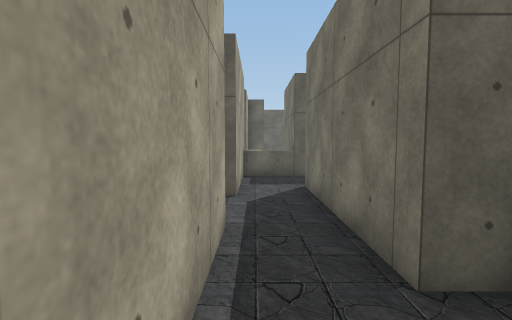
View 1 (above)

24 first-person views from a walk through a 3-D level made in the Unity game engine. The camera is 1.4 m above the floor, tilts 4° down and sees 85° across. Doors are open. The floor is counted in squares, 1 m on a side. Each view is taken from the middle of a square. On the plan, view 1 faces up. The plan holds only what a view shows up to about 14 squares ahead; the rest is blank. The place goes on beyond the plan. The player is left out. Some animated figures are not drawn. Some surface patterns are stand-ins.

View 2
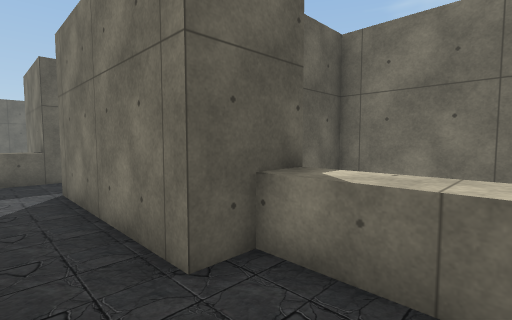

View 3
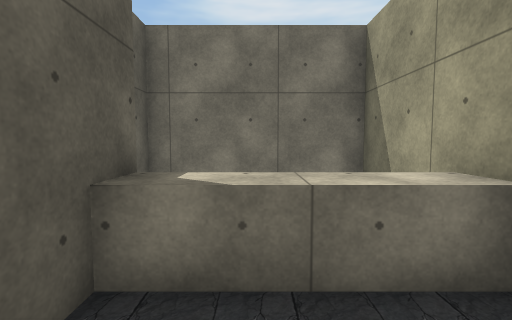

View 4
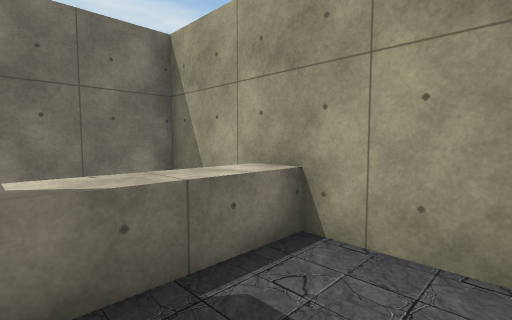

View 5
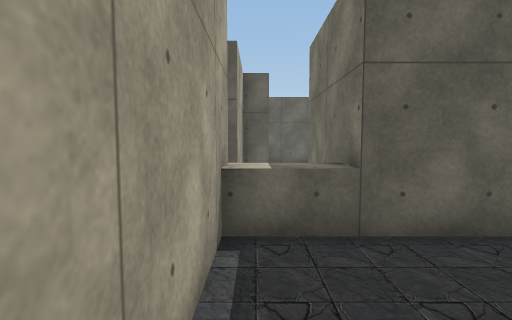

View 6
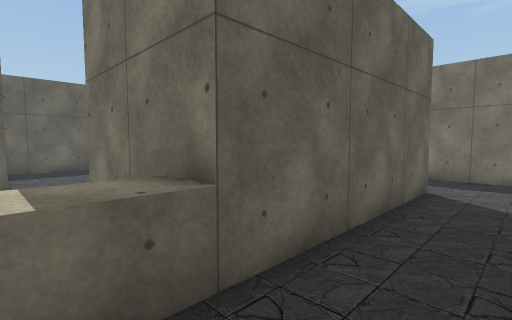

View 7
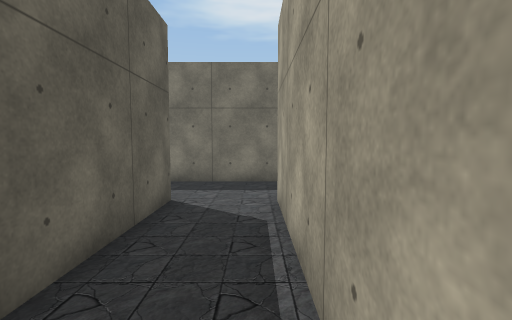

View 8
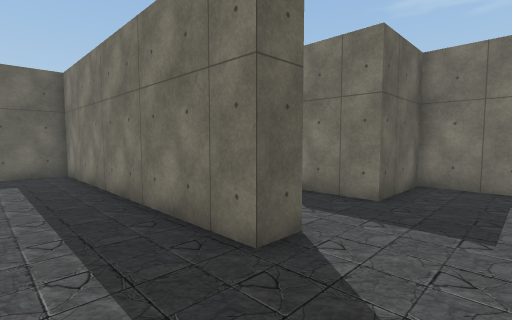

View 9
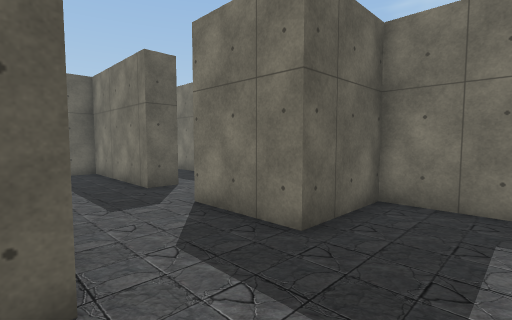

View 10
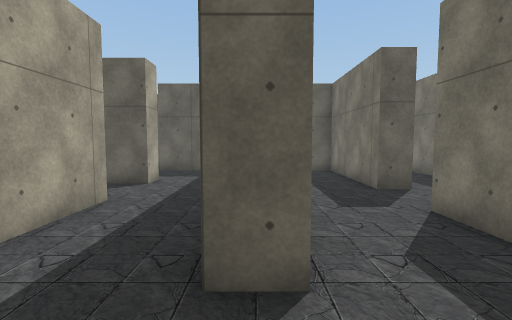

View 11
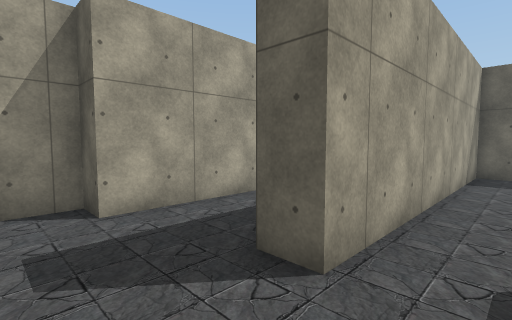

View 12
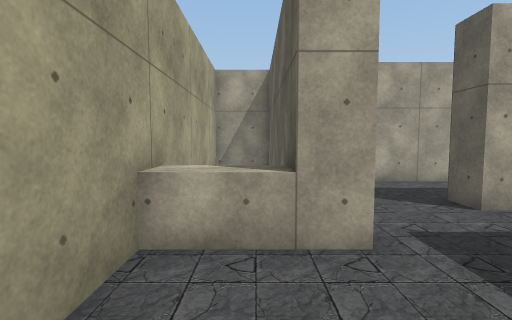

View 13
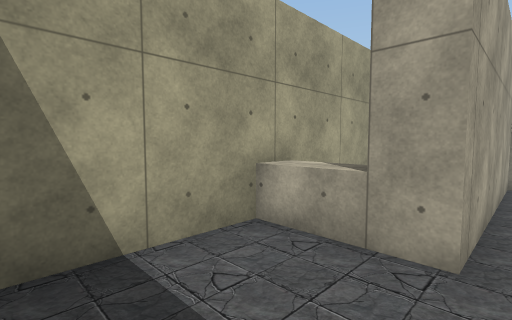

View 14
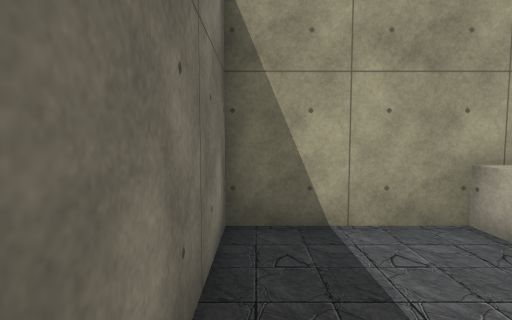

View 15
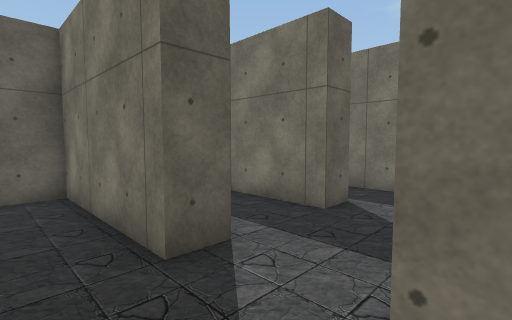

View 16
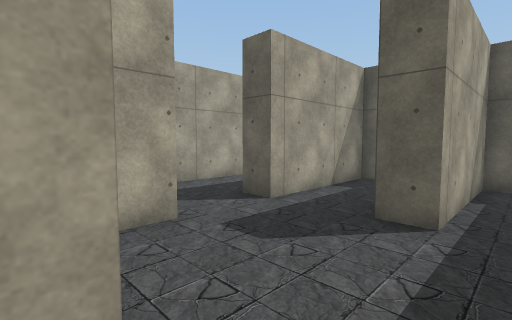

View 17
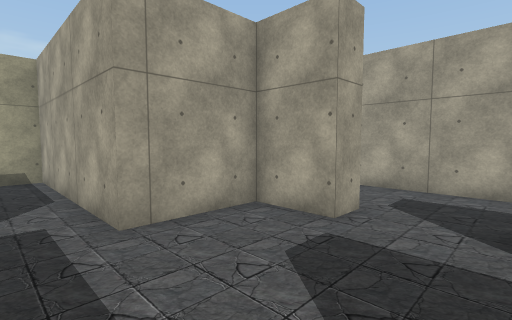

View 18
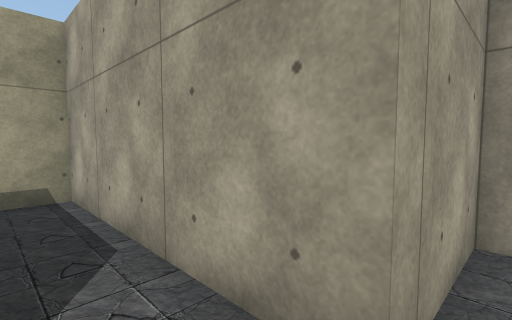

View 19
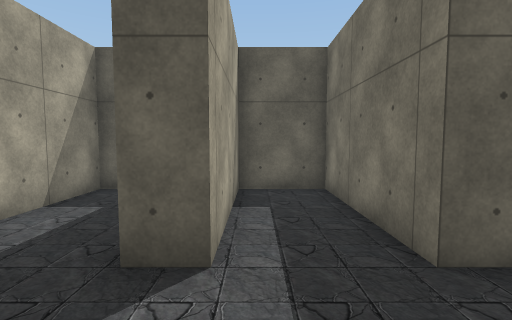

View 20
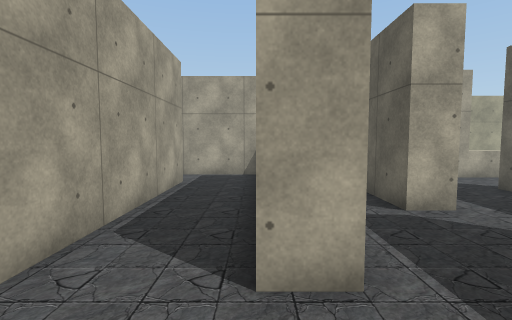

View 21
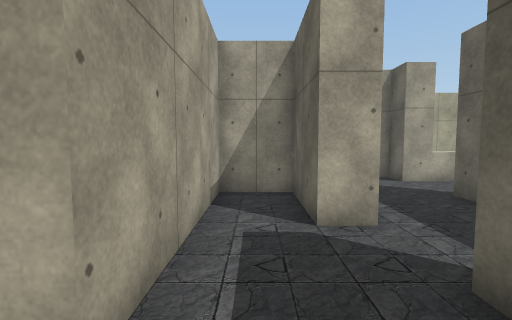

View 22
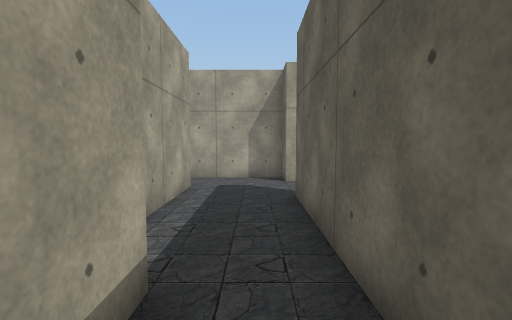

View 23
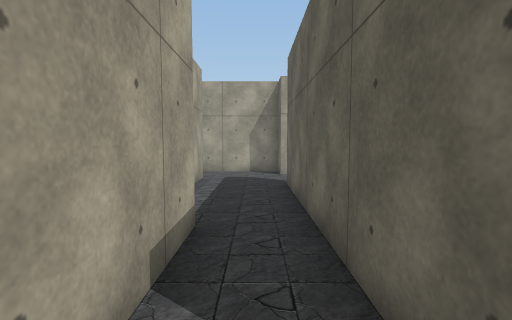

View 24
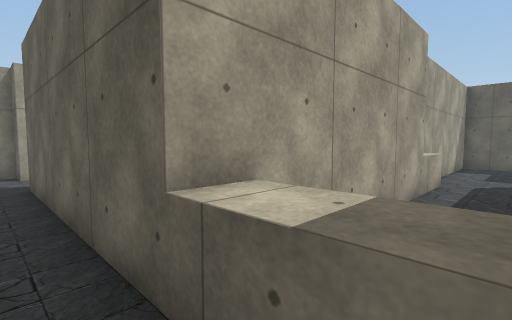

### Floor plan
Key: @ floor where view 1 was taken; # wall or solid block; . floor; ^ raised ledge.
Columns run from 1 left of view 1 to 21 right of it. Each row starts with its distance up from view 1.
 34            ###
 33            # .
 32            # .
 31            # .
 30            # .
 29            # .
 28            # ..
 27            #^..
 26             ^..
 25             #..
 24   ####      #..
 23   ...       #
 22   ...       #
 21  ^...       #
 20  ^...       #
 19  #..        #^^
 18 ##..#########^^
 17 #........... ..
 16 #........####
 15 #..####..##############
 14    ####......#...#..##.
 13    #.........#...#..##.
 12 #^^#######...#...#..##.
 11 #^^#######...#...#..##.
 10 #............#...#..##.
  9 #............#.........
  8 #..#######...#.........
  7 #..#     #...#...#.....
  6 ...#     #...#...#.....
  5 ...#     #...#...####..
  4 #..#  ####..........#..
  3 #..###  #...........#..
  2 #...^   #...........#..
  1 #. .^   ########....#..
  0  @..^   #      ^....#..
 -1  ...^   #      ^....#..
 -2  ######################

Positions as (right, up) in squares from view 1, and headings:
1: (0, 0), facing up
2: (0, 0), facing up-right
3: (0, 1), facing right
4: (0, 2), facing down-right
5: (0, 7), facing up
6: (0, 9), facing up-right
7: (2, 9), facing right
8: (9, 2), facing up-right
9: (12, 2), facing up-right
10: (12, 2), facing up
11: (14, 2), facing up-left
12: (18, 0), facing left
13: (18, 2), facing down-left
14: (18, 3), facing down
15: (14, 7), facing up-right
16: (21, 5), facing up-left
17: (21, 10), facing down-left
18: (21, 6), facing down-left
19: (17, 7), facing up
20: (11, 11), facing left
21: (10, 13), facing left
22: (10, 17), facing left
23: (12, 17), facing left
24: (13, 17), facing up-left
